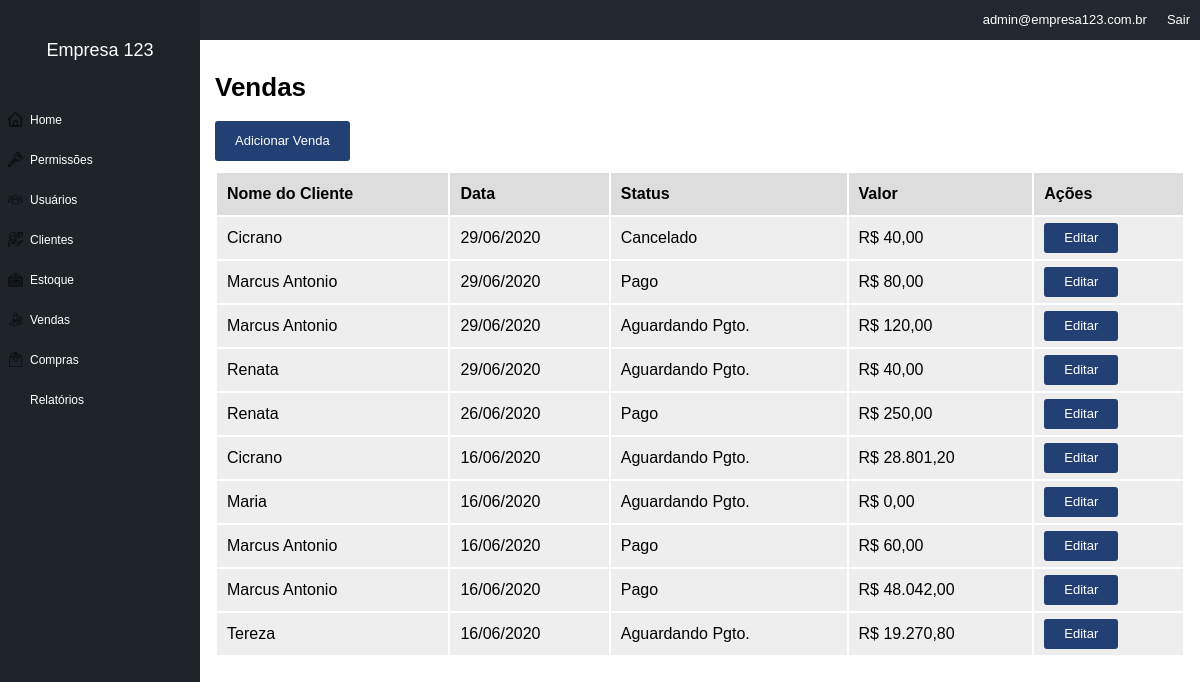
/sales (signed in), run on the app's committed database.
### tables this page shows
CREATE TABLE IF NOT EXISTS `sales` (
  `id` int(11) NOT NULL AUTO_INCREMENT,
  `id_company` int(11) NOT NULL,
  `id_client` int(11) NOT NULL,
  `id_user` int(11) NOT NULL,
  `date_sale` datetime NOT NULL,
  `total_price` float NOT NULL,
  `status` tinyint(1) NOT NULL,
  PRIMARY KEY (`id`)
);

CREATE TABLE IF NOT EXISTS `clients` (
  `id` int(11) NOT NULL AUTO_INCREMENT,
  `id_company` int(11) NOT NULL,
  `name` varchar(100) NOT NULL,
  `email` varchar(100) DEFAULT NULL,
  `phone` varchar(50) DEFAULT NULL,
  `address` varchar(100) DEFAULT NULL,
  `address2` varchar(100) DEFAULT NULL,
  `address_number` varchar(50) DEFAULT NULL,
  `address_neighb` varchar(100) DEFAULT NULL,
  `address_city` varchar(50) DEFAULT NULL,
  `address_state` varchar(50) DEFAULT NULL,
  `address_country` varchar(50) DEFAULT NULL,
  `address_zipcode` varchar(50) DEFAULT NULL,
  `stars` int(11) NOT NULL DEFAULT 3,
  `internal_obs` text DEFAULT NULL,
  PRIMARY KEY (`id`)
);

### core/controller.php (called while the page is built, shortened)
<?php
class controller{
    public function loadTemplate($viewName, $viewData = array()){
        include 'views/template.php';
    }
    public function loadViewInTemplate($viewName, $viewData = array()){
        extract($viewData);
        include 'views/'.$viewName.'.php';
    }
}
?>

### core/core.php (called while the page is built, shortened)
<?php
class Core{
    public function run(){
        $url = explode("index.php",$_SERVER['PHP_SELF']);
        $url = end($url);
        $params = array();
      if (!empty($url)){
          $url = explode('/', $url);
          array_shift($url);
          array_shift($url);
          if (isset($url[0])){
              $currentAction = $url[0];
              array_shift($url);
          } else {
              $currentAction='index';
          }
      }else{
          $currentController = 'homeController';
          $currentAction= 'index';
      }
        require_once 'core/controller.php';
      $c =new $currentController();
      call_user_func_array(array($c, $currentAction),$params);
    }
}
?>

### index.php (called while the page is built, shortened)
<?php
require 'config.php';
$core = new Core();
$core -> run();
?>

### core/model.php (called while the page is built, shortened)
<?php
class model{
    public function __construct(){
        global $config;
        $this->db = new PDO("mysql:dbname=".$config['dbname'].';host='.$config['host'],$config['dbuser'],$config['dbpass']);
    }
}
?>

### config.php (called while the page is built, shortened)
<?php
$config = array();
if (ENVIRONMENT == "development"){
    $config['dbname'] = 'contaazul';
    $config['host']= 'localhost';
    $config['dbuser']= 'root';
    $config['dbpass']= '';
}else{
    $config['dbname'] = 'contaazul';
    $config['host']= 'localhost';
    $config['dbuser']= 'root';
    $config['dbpass']= '';
}

### models/Sales.php (called while the page is built, shortened)
<?php
class Sales extends model{
    public function getList($offset, $id_company){
        $array = array();
        $sql = $this->db->prepare("
            SELECT
                sales.id,
                sales.date_sale,
                sales.total_price,
                sales.status,
                clients.name
            FROM sales
            LEFT JOIN clients ON clients.id = sales.id_client
            WHERE
                sales.id_company = :id_company
            ORDER BY sales.date_sale DESC
            LIMIT $offset, 10");
        $sql->bindValue(':id_company', $id_company);
        $sql->execute();
        if($sql->rowCount()>0){
            $array = $sql->fetchAll();
        }
        return $array;
    }
}
?>

### models/Users.php (called while the page is built, shortened)
<?php
class Users extends model {
    private $userInfo;
    private $permissions;
    public function setLoggedUser(){
        if(isset($_SESSION['ccUser'] )&& !empty($_SESSION['ccUser'])){
           $id = $_SESSION['ccUser'];
           $sql = $this->db->prepare("SELECT * FROM users WHERE id = :id");
           $sql->bindValue(':id', $id);
           $sql->execute();
           if($sql->rowCount() > 0){
                $this->userInfo = $sql->fetch();
                $this->permissions = new Permissions();
                $this->permissions->setGroup($this->userInfo['id_group'], $this->userInfo['id_company']);
           }
        }
    }
    public function hasPermission($name){
        return $this->permissions->hasPermission($name);
    }
    public function getCompany(){
        if(isset($this->userInfo['id_company'])){
             return $this->userInfo['id_company'];
        }else{
            return 0;
        }
    }
}
?>

### models/Permissions.php (called while the page is built, shortened)
<?php
class Permissions extends model{
    private $permissions;
    public function setGroup($id, $id_company){
        $this->permissions = array();
        $sql = $this->db->prepare("SELECT params FROM permission_groups WHERE id = :id AND id_company = :id_company");
        $sql->bindValue(':id', $id);
        $sql->bindValue(':id_company', $id_company);
        $sql->execute();
        if($sql->rowCount() > 0){
            $row = $sql->fetch();
            $params = $row['params'];
            $sql = $this->db->prepare("SELECT name FROM permission_params WHERE id IN ($params) AND id_company = :id_company");
            $sql->bindValue(':id_company', $id_company);
            $sql->execute();
            if($sql->rowCount()>0){
                foreach($sql->fetchAll() as $item){
                    $this->permissions[] = $item['name'];
                }
            }
        }
    }
    public function hasPermission($name){
        if(in_array($name, $this->permissions)){
           return true;
        }else{
            return false;
        }
    }
}
?>

### views/sales.php (the view)
<h1>Vendas</h1>
<a href="<?=BASE_URL?>/sales/add"><div class="button">Adicionar Venda</div></a>
<table border="0" width="100%">
    <tr>
        <th>Nome do Cliente</th>
        <th>Data</th>
        <th>Status</th>
        <th>Valor</th>
        <th>Ações</th>
    </tr>
    <?php foreach($sales_list as $sale_item):?>
        <tr>
            <td><?= $sale_item['name']?></td>
            <td><?= date('d/m/Y', strtotime($sale_item['date_sale']));?></td>
            <td><?= $statuses[$sale_item['status']]; ?></td>
            <td>R$ <?= number_format($sale_item['total_price'], 2, ',', '.')?></td>
            <td>
            <a href="<?php echo BASE_URL;?>/sales/edit/<?= $sale_item['id'];?>"><div class='button button_small'>Editar</div></a>
            </td>
        </tr>
    <?php endforeach;?>
</table>

### assets/css/template.css (style rules this page uses)
body { margin:0; padding:0; font-size:13px; font-family: Arial; }
input[type=submit], button, .button { border:0px; background-color: #224074; color:#FFF; height:40px; line-height: 40px; border-radius:3px; padding-left: 20px; padding-right:20px; cursor:pointer; font-size: 13px; display:inline-block; }
.button_small { height:30px; line-height: 30px; }
table { margin-top:10px; }
table th { height:40px; line-height: 40px; background-color: #DDD; text-align: left; padding-left: 10px; padding-right: 10px; }
table td { height:40px; line-height: 40px; background-color: #EEE; text-align: left; padding-left:10px; padding-right:10px; }

### data on the page
sales: id_client.name "Cicrano", date_sale "29/06/2020", status "Cancelado", total_price "40,00"
sales: id_client.name "Marcus Antonio", date_sale "29/06/2020", status "Pago", total_price "80,00"
sales: id_client.name "Marcus Antonio", date_sale "29/06/2020", status "Aguardando Pgto.", total_price "120,00"
sales: id_client.name "Renata", date_sale "29/06/2020", status "Aguardando Pgto.", total_price "40,00"
sales: id_client.name "Renata", date_sale "26/06/2020", status "Pago", total_price "250,00"
sales: id_client.name "Cicrano", date_sale "16/06/2020", status "Aguardando Pgto.", total_price "28.801,20"
sales: id_client.name "Maria", date_sale "16/06/2020", status "Aguardando Pgto.", total_price "0,00"
sales: id_client.name "Marcus Antonio", date_sale "16/06/2020", status "Pago", total_price "60,00"
sales: id_client.name "Marcus Antonio", date_sale "16/06/2020", status "Pago", total_price "48.042,00"
sales: id_client.name "Tereza", date_sale "16/06/2020", status "Aguardando Pgto.", total_price "19.270,80"

### other printed values
$viewData['company_name'] "Empresa 123"
$viewData['user_email'] "admin@empresa123.com.br"
